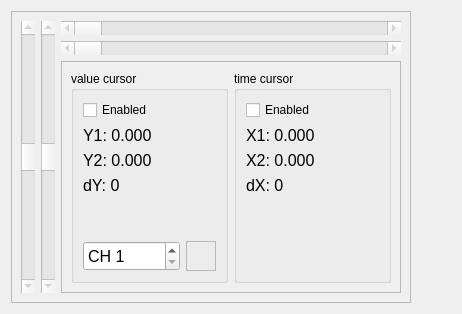
            <widget class="QWidget" name="tab_5">
             <attribute name="title">
              <string>Measurements</string>
             </attribute>
             <layout class="QHBoxLayout" name="horizontalLayout_4">
              <item>
               <widget class="QFrame" name="frame_4">
                <property name="minimumSize">
                 <size>
                  <width>400</width>
                  <height>0</height>
                 </size>
                </property>
                <property name="frameShape">
                 <enum>QFrame::StyledPanel</enum>
                </property>
                <property name="frameShadow">
                 <enum>QFrame::Raised</enum>
                </property>
                <layout class="QGridLayout" name="gridLayout_16">
                 <item row="0" column="0" rowspan="3">
                  <widget class="QScrollBar" name="verticalScrollBarCursorY1">
                   <property name="enabled">
                    <bool>false</bool>
                   </property>
                   <property name="minimum">
                    <number>-50000</number>
                   </property>
                   <property name="maximum">
                    <number>50000</number>
                   </property>
                   <property name="singleStep">
                    <number>1</number>
                   </property>
                   <property name="pageStep">
                    <number>100</number>
                   </property>
                   <property name="orientation">
                    <enum>Qt::Vertical</enum>
                   </property>
                   <property name="invertedAppearance">
                    <bool>true</bool>
                   </property>
                   <property name="invertedControls">
                    <bool>false</bool>
                   </property>
                  </widget>
                 </item>
                 <item row="0" column="1" rowspan="3">
                  <widget class="QScrollBar" name="verticalScrollBarCursorY2">
                   <property name="enabled">
                    <bool>false</bool>
                   </property>
                   <property name="minimum">
                    <number>-50000</number>
                   </property>
                   <property name="maximum">
                    <number>50000</number>
                   </property>
                   <property name="singleStep">
                    <number>1</number>
                   </property>
                   <property name="pageStep">
                    <number>100</number>
                   </property>
                   <property name="orientation">
                    <enum>Qt::Vertical</enum>
                   </property>
                   <property name="invertedAppearance">
                    <bool>true</bool>
                   </property>
                   <property name="invertedControls">
                    <bool>false</bool>
                   </property>
                  </widget>
                 </item>
                 <item row="0" column="2">
                  <widget class="QScrollBar" name="horizontalScrollBarCursorX1">
                   <property name="enabled">
                    <bool>false</bool>
                   </property>
                   <property name="maximum">
                    <number>1000000</number>
                   </property>
                   <property name="singleStep">
                    <number>1000</number>
                   </property>
                   <property name="pageStep">
                    <number>100</number>
                   </property>
                   <property name="orientation">
                    <enum>Qt::Horizontal</enum>
                   </property>
                   <property name="invertedControls">
                    <bool>false</bool>
                   </property>
                  </widget>
                 </item>
                 <item row="1" column="2">
                  <widget class="QScrollBar" name="horizontalScrollBarCursorX2">
                   <property name="enabled">
                    <bool>false</bool>
                   </property>
                   <property name="maximum">
                    <number>1000000</number>
                   </property>
                   <property name="singleStep">
                    <number>100</number>
                   </property>
                   <property name="pageStep">
                    <number>100</number>
                   </property>
                   <property name="orientation">
                    <enum>Qt::Horizontal</enum>
                   </property>
                   <property name="invertedControls">
                    <bool>false</bool>
                   </property>
                  </widget>
                 </item>
                 <item row="2" column="2">
                  <widget class="QFrame" name="frame_5">
                   <property name="frameShape">
                    <enum>QFrame::StyledPanel</enum>
                   </property>
                   <property name="frameShadow">
                    <enum>QFrame::Raised</enum>
                   </property>
                   <layout class="QHBoxLayout" name="horizontalLayout_5">
                    <item>
                     <widget class="QGroupBox" name="groupBox_11">
                      <property name="title">
                       <string>value cursor</string>
                      </property>
                      <layout class="QGridLayout" name="gridLayout_15">
                       <item row="2" column="0">
                        <widget class="QLabel" name="labelCursorY2">
                         <property name="font">
                          <font>
                           <pointsize>12</pointsize>
                          </font>
                         </property>
                         <property name="text">
                          <string notr="true">Y2: 0.000</string>
                         </property>
                        </widget>
                       </item>
                       <item row="5" column="1">
                        <widget class="QLabel" name="labelCursorChanelColor">
                         <property name="minimumSize">
                          <size>
                           <width>30</width>
                           <height>30</height>
                          </size>
                         </property>
                         <property name="maximumSize">
                          <size>
                           <width>30</width>
                           <height>30</height>
                          </size>
                         </property>
                         <property name="frameShape">
                          <enum>QFrame::StyledPanel</enum>
                         </property>
                         <property name="frameShadow">
                          <enum>QFrame::Sunken</enum>
                         </property>
                         <property name="text">
                          <string notr="true"/>
                         </property>
                         <property name="scaledContents">
                          <bool>true</bool>
                         </property>
                         <property name="alignment">
                          <set>Qt::AlignLeading|Qt::AlignLeft|Qt::AlignTop</set>
                         </property>
                        </widget>
                       </item>
                       <item row="1" column="0">
                        <widget class="QLabel" name="labelCursorY1">
                         <property name="font">
                          <font>
                           <pointsize>12</pointsize>
                          </font>
                         </property>
                         <property name="text">
                          <string notr="true">Y1: 0.000</string>
                         </property>
                        </widget>
                       </item>
                       <item row="3" column="0">
                        <widget class="QLabel" name="labelCursordY">
                         <property name="font">
                          <font>
                           <pointsize>12</pointsize>
                          </font>
                         </property>
                         <property name="text">
                          <string>dY: 0</string>
                         </property>
                        </widget>
                       </item>
                       <item row="4" column="0">
                        <spacer name="verticalSpacer_4">
                         <property name="orientation">
                          <enum>Qt::Vertical</enum>
                         </property>
                         <property name="sizeHint" stdset="0">
                          <size>
                           <width>20</width>
                           <height>40</height>
                          </size>
                         </property>
                        </spacer>
                       </item>
                       <item row="5" column="0">
                        <widget class="QSpinBox" name="spinBoxCursorCh">
                         <property name="minimumSize">
                          <size>
                           <width>0</width>
                           <height>30</height>
                          </size>
                         </property>
                         <property name="font">
                          <font>
                           <pointsize>12</pointsize>
                          </font>
                         </property>
                         <property name="prefix">
                          <string>CH </string>
                         </property>
                         <property name="minimum">
                          <number>1</number>
                         </property>
                         <property name="maximum">
                          <number>64</number>
                         </property>
                        </widget>
                       </item>
                       <item row="0" column="0">
                        <widget class="QCheckBox" name="checkBoxCurYEn">
                         <property name="text">
                          <string>Enabled</string>
                         </property>
                        </widget>
                       </item>
                      </layout>
                     </widget>
                    </item>
                    <item>
                     <widget class="QGroupBox" name="groupBox_5">
                      <property name="title">
                       <string>time cursor</string>
                      </property>
                      <layout class="QVBoxLayout" name="verticalLayout_4">
                       <item>
                        <widget class="QCheckBox" name="checkBoxCurXEn">
                         <property name="text">
                          <string>Enabled</string>
                         </property>
                        </widget>
                       </item>
                       <item>
                        <widget class="QLabel" name="labelCursorX1">
                         <property name="font">
                          <font>
                           <pointsize>12</pointsize>
                          </font>
                         </property>
                         <property name="text">
                          <string notr="true">X1: 0.000</string>
                         </property>
                        </widget>
                       </item>
                       <item>
                        <widget class="QLabel" name="labelCursorX2">
                         <property name="font">
                          <font>
                           <pointsize>12</pointsize>
                          </font>
                         </property>
                         <property name="text">
                          <string notr="true">X2: 0.000</string>
                         </property>
                        </widget>
                       </item>
                       <item>
                        <widget class="QLabel" name="labelCursordX">
                         <property name="font">
                          <font>
                           <pointsize>12</pointsize>
                          </font>
                         </property>
                         <property name="text">
                          <string>dX: 0</string>
                         </property>
                        </widget>
                       </item>
                       <item>
                        <spacer name="verticalSpacer_3">
                         <property name="orientation">
                          <enum>Qt::Vertical</enum>
                         </property>
                         <property name="sizeHint" stdset="0">
                          <size>
                           <width>20</width>
                           <height>40</height>
                          </size>
                         </property>
                        </spacer>
                       </item>
                      </layout>
                     </widget>
                    </item>
                   </layout>
                  </widget>
                 </item>
                </layout>
               </widget>
              </item>
              <item>
               <spacer name="horizontalSpacer_4">
                <property name="orientation">
                 <enum>Qt::Horizontal</enum>
                </property>
                <property name="sizeHint" stdset="0">
                 <size>
                  <width>40</width>
                  <height>20</height>
                 </size>
                </property>
               </spacer>
              </item>
             </layout>
            </widget>
